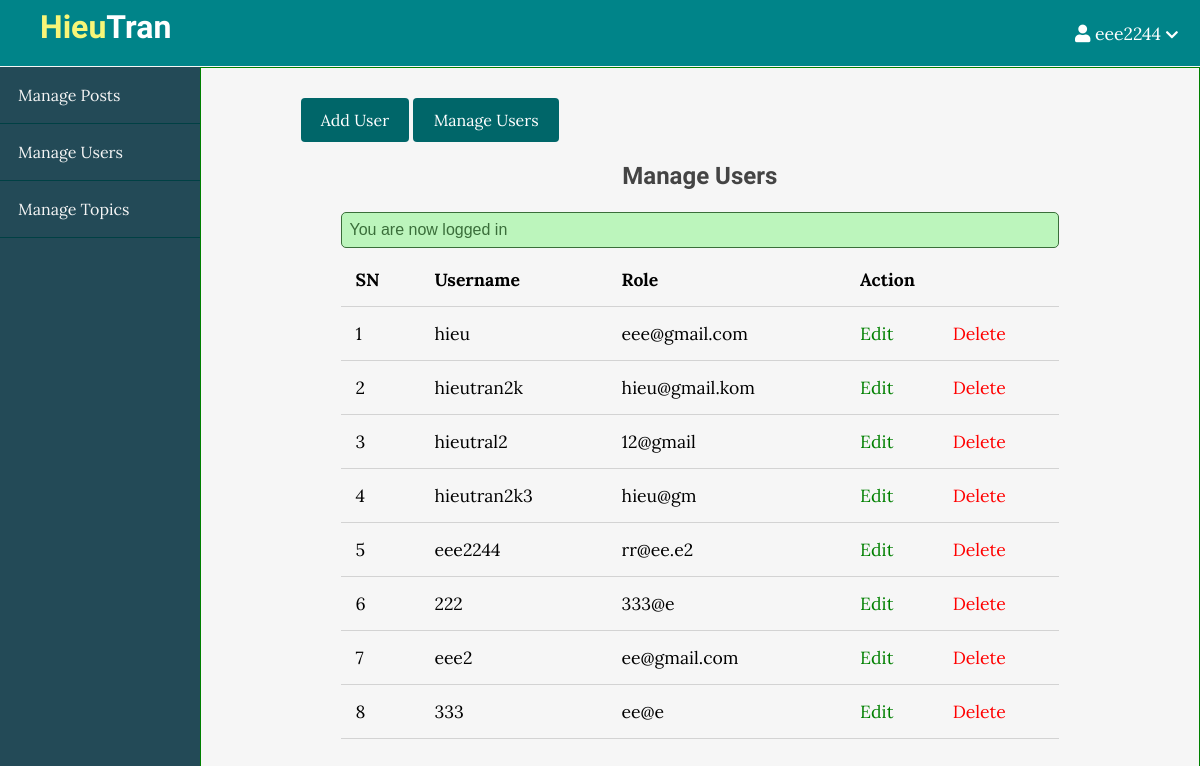
The app's page /admin/users/index.php (signed in) with its own data.
### tables this page shows
CREATE TABLE `users` (
  `id` int(10) UNSIGNED NOT NULL,
  `admin` tinyint(3) UNSIGNED NOT NULL DEFAULT 0,
  `username` varchar(255) NOT NULL,
  `email` varchar(255) NOT NULL,
  `password` varchar(255) NOT NULL,
  `created_at` timestamp NOT NULL DEFAULT current_timestamp()
);

### path.php (called while the page is built, shortened)
<?php
    $BASE_URL="http://localhost:88/blog";
?>

### app/controllers/users.php (called while the page is built, shortened)
<?php
include($ROOT_PATH . '/app/database/db.php');
$table='users';
$admin_users=selectAll($table);
?>

### app/database/db.php (called while the page is built, shortened)
<?php
    require('connect.php');
    function selectAll($table,$conditions=[])
    {
        global $conn;
        $sql="SELECT * FROM $table";
        if(empty($conditions)){
            $stmt=$conn->prepare($sql);
            $stmt->execute();
            $records=mysqli_fetch_all($stmt->get_result(),MYSQLI_ASSOC);
            return $records;
        }
    }
?>

### admin/users/index.php (the view, shortened to what this page needs)
<?php include("../../path.php");?>
<?php include($ROOT_PATH . "/app/controllers/users.php");
adminOnly();?>
<!DOCTYPE html>
<html lang="en">
<head>
    <link rel="stylesheet" href="https://cdnjs.cloudflare.com/ajax/libs/font-awesome/5.7.2/css/all.min.css">
    <link rel="stylesheet" href="../../assets/css/style.css">
    <link rel="stylesheet" href="../../assets/css/admin.css">
</head>
<body>
    <?php include($ROOT_PATH.'/app/includes/adminHeader.php');?>
    <div class="admin-wrapper">
        <?php include($ROOT_PATH.'/app/includes/adminSidebar.php');?>
        <div class="admin-content">
            <div class="button-group">
                <a href="create.php" class="btn btn_submit">Add User</a>
                <a href="index.php" class="btn btn_submit">Manage Users</a>
            </div>
            <div class="content">
                <h2 class="page-title">Manage Users</h2>
                <?php include($ROOT_PATH . "/app/includes/message.php");?>
                <table>
                    <thead>
                        <th>SN</th>
                        <th>Username</th>
                        <th>Role</th>
                        <th colspan="2">Action</th>
                    </thead>
                    <tbody>
                        <?php foreach($admin_users as $key => $user): ?>
                            <tr>
                            <td><?php echo $key +1;?></td>
                            <td><?php echo $user['username'];?></td>
                            <td><?php echo $user['email'];?></td>
                            <td><a href="edit.php?admin_id=<?php echo $user['id'];?>" Class="edit" >Edit</a></td>
                            <td><a href="index.php?delete_id=<?php echo $user['id'];?>" Class="delete">Delete</a></td>
                            </tr>
                        <?php endforeach;?>
                    </tbody>
                </table>
            </div>
        </div>
    </div>
</body>
</html>

### app/includes/adminHeader.php (shortened to what this page needs)
<header>
        <div class="logo">
            <a href="<?php echo $BASE_URL . '/index.php';?>"><h1 class="logo-text"><span>Hieu</span>Tran</h1></a>
        </div>
        <ul class="nav">
        <?php if(isset($_SESSION['username'])):?>
            <li>
                <a href="../../register.html">
                <i class="fa fa-user"></i>
                <?php echo $_SESSION['username']; ?>
                <i class="fa fa-chevron-down" style="font-size: .8em;"></i></a>
            </li>
        <?php endif;?>
        </ul>
    </header>

### app/includes/adminSidebar.php
<div class="left-sidebar">
            <ul>
                <li><a href="<?php echo $BASE_URL . '/admin/posts/index.php';?>">Manage Posts</a></li>
                <li><a href="<?php echo $BASE_URL . '/admin/users/index.php';?>">Manage Users</a></li>
                <li><a href="<?php echo $BASE_URL . '/admin/topics/index.php';?>">Manage Topics</a></li>
            </ul>
</div>

### app/includes/message.php (shortened to what this page needs)
<?php if(isset($_SESSION['message'])): ?>
<div class="msg <?php echo $_SESSION['type']; ?>">
<li><?php echo $_SESSION['message']; ?></li>
    </div>
<?php endif; ?>

### assets/css/style.css (style rules this page uses)
html,body { padding:0; margin:0; height: 100%; background:#f6f6f6; font-family: 'Lora',serif; }
h1,h2,h3,h4,h5,h6 { color:#444; margin:5px; font-family: 'Candal',sans-serif; }
a { text-decoration:none; color:inherit; }
.btn { padding: .5rem .1rem; background:#006669; color:white; border: 1px solid transparent; border-radius: .25rem; }
.msg { width: 100%; margin: 5px auto; padding: 8px; border-radius: 5px; list-style: none; font-family: Arial, Helvetica, sans-serif; }
.success { color:#3a6e3a; border:1px solid #3a6e3a; background: #bcf5bc; }
header { background: #008489; height: 66px; }
header .logo { float: left; height: inherit; margin-left: 2em; }
header .logo-text { margin: 8px; }
* { box-sizing: border-box; }
header .logo-text span { color: #f8f678; font-family:'Candal', sans-serif; }
header * { color:white; }
header ul { float: right; margin:0px; padding: 0px; list-style: none; }
header ul li { float: left; position: relative; }
header ul li a { display: block; padding: 22px; font-size:1.1em; text-decoration:none; }
.content { width: 90%; margin:30px auto 30px; }
.btn_submit { padding: .7rem 1.2rem; line-height: 1.5rem; }

### assets/css/admin.css (style rules this page uses)
.admin-wrapper { display: flex; width: 100%; height: calc(100% - 66px); }
.admin-wrapper .left-sidebar { flex:2; height: 100%; background:#234a57; }
.admin-wrapper .left-sidebar ul { list-style: none; margin:0px; padding:0px; color:whitesmoke; }
.admin-wrapper .left-sidebar ul li a { padding: 18px; display: block; border-bottom:1px solid #004044; }
.admin-wrapper .admin-content { flex:8; height: 100%; border:1px solid green; padding: 40px 100px 100px; overflow: scroll; }
.admin-content .page-title { text-align: center; margin-bottom: 1.4rem; }
table { width: 100%; border-collapse: collapse; font-size: 1.1rem; }
th,td { padding:15px; text-align: left; border-bottom:1px solid #d3d3d3; }
.edit { color:green; }
.delete { color:red; }

### records on screen
users: username "hieu", email "eee@gmail.com"
users: username "hieutran2k", email "hieu@gmail.kom"
users: username "hieutral2", email "12@gmail"
users: username "hieutran2k3", email "hieu@gm"
users: username "eee2244", email "rr@ee.e2"
users: username "222", email "333@e"
users: username "eee2", email "ee@gmail.com"
users: username "333", email "ee@e"

### other values on screen
$_SESSION['username'] "eee2244"
$_SESSION['message'] "You are now logged in"
